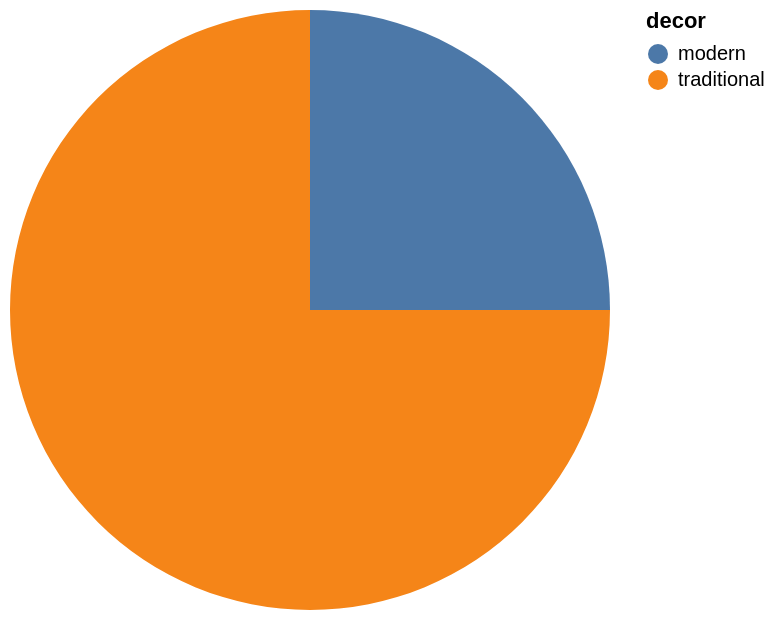

The Vega-Lite source for this figure:
### Vega-Lite specification from a JSON file in a GitHub repository (floating-point values rounded to 4 significant figures)
{"data": {"values": [{"x_data": "modern", "y_data": 1}, {"x_data": "traditional", "y_data": 3}]}, "mark": "arc", "encoding": {"theta": {"field": "y_data", "type": "quantitative", "title": "count(*)"}, "color": {"field": "x_data", "type": "nominal", "title": "decor"}}}
